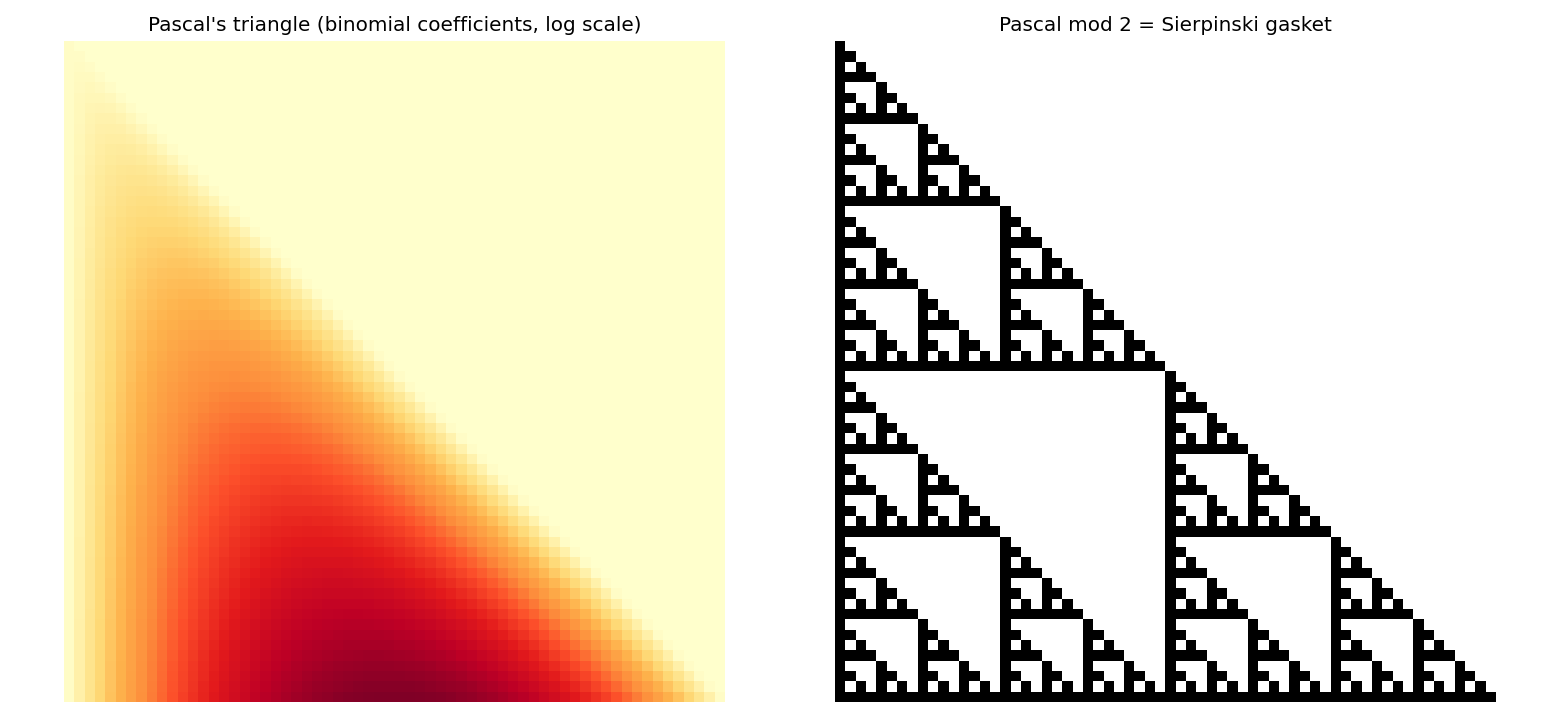

The Python source for this figure:
"""Pascal's Triangle (1654) → Binomial coefficients → Sierpinski (mod 2).

Blaise Pascal published Traité du triangle arithmétique in 1654, but the
pattern was known centuries earlier in China (Yang Hui, 1261) and India
(Halayudha, 10th c.). The mod-2 fractal was only noticed in the 20th century:
the same triangle holds binomial coefficients AND Sierpinski's gasket.

For an animated version, render this with Manim — see Manim CE docs.
This file gives the static, runnable version.
"""
from pathlib import Path

import matplotlib.pyplot as plt
import torch

N = 64
T = torch.zeros(N, N, dtype=torch.long)
T[0, 0] = 1
for i in range(1, N):
    for j in range(i + 1):
        left = T[i - 1, j - 1] if j > 0 else 0
        right = T[i - 1, j] if j < i else 0
        T[i, j] = left + right

mask = (T > 0).float()
mod2 = (T % 2).float() * mask
log_val = torch.log1p(T.float()) * mask

fig, axes = plt.subplots(1, 2, figsize=(13, 6))
axes[0].imshow(log_val.numpy(), cmap="YlOrRd")
axes[0].set_title("Pascal's triangle (binomial coefficients, log scale)")
axes[0].axis("off")

axes[1].imshow(mod2.numpy(), cmap="binary")
axes[1].set_title("Pascal mod 2 = Sierpinski gasket")
axes[1].axis("off")

plt.tight_layout()
out = Path(__file__).with_suffix(".png")
plt.savefig(out, dpi=120)
print(f"Saved: {out}")
print(f"row 10: {T[10, :11].tolist()}    (expected: 1 10 45 120 210 252 210 120 45 10 1)")
